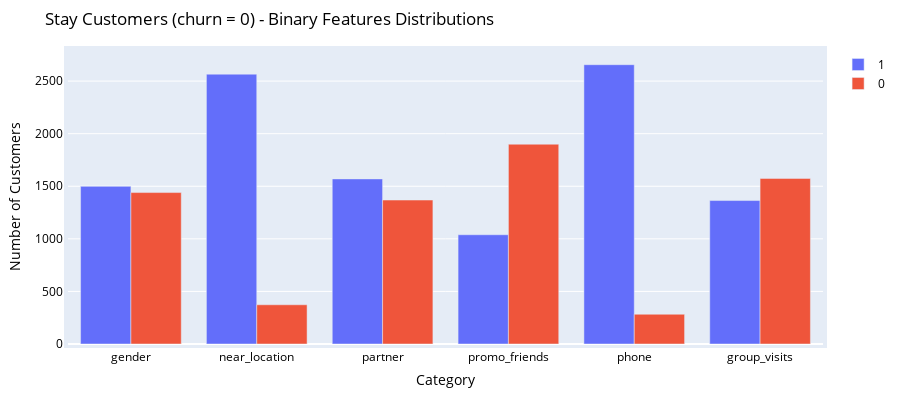
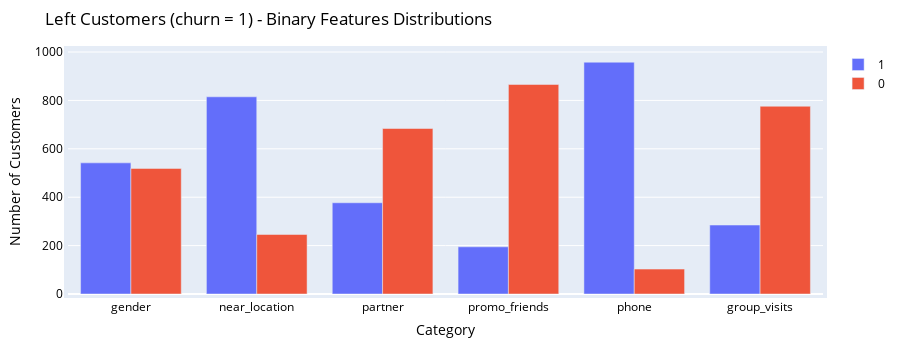

The code cell stored with these charts, in order, in its notebook:
### Markdown cell above
##### Method 2 - compare by group

### Code cell
# stay group:
# build a df with the count users for each binary features using the sum() (counts all users with '1' value)
df_stay_count = df_stay[binary[:-1]].sum(axis = 0).reset_index()
# rename the column to 'count_1'
df_stay_count = df_stay_count.rename(columns = {0: 'count_1'})
# calculate the difference between the df length (no. of total users) and the count_1, get the count of '0' values
df_stay_count['count_0'] = len(df_stay) - df_stay_count['count_1'] 

# plot histogram for stay users (churn = 0)
#layout = Layout(plot_bgcolor='rgba(0,0,0,0)')
fig = go.Figure()
fig.add_trace(go.Bar(x=df_stay_count['index'], y=df_stay_count['count_1'], name="1"))
fig.add_trace(go.Bar(x=df_stay_count['index'], y=df_stay_count['count_0'], name="0"))
fig.update_layout(autosize=False,width=900,height=400, margin=dict(l=10, r=10, b=20, t=50, pad=4))
fig.update_layout(
    title="Stay Customers (churn = 0) - Binary Features Distributions",
    xaxis_title="Category",
    yaxis_title="Number of Customers",
    font=dict(size=12, color="black"))
fig.show()


# churn group:
# build a df with the count users for each binary features using the sum() (counts all users with '1' value)
df_left_count = df_left[binary[:-1]].sum(axis = 0).reset_index()
# rename the column to 'count_1'
df_left_count = df_left_count.rename(columns = {0: 'count_1'})
# calculate the difference between the df length (no. of total users) and the count_1, get the count of '0' values
df_left_count['count_0'] = len(df_left) - df_left_count['count_1'] 


# plot histogram for left users (churn = 1)
#layout = Layout(plot_bgcolor='rgba(0,0,0,0)')
fig = go.Figure()
fig.add_trace(go.Bar(x=df_left_count['index'], y=df_left_count['count_1'], name="1"))
fig.add_trace(go.Bar(x=df_left_count['index'], y=df_left_count['count_0'], name="0"))
fig.update_layout(autosize=False,width=900,height=350,margin=dict(l=10, r=10, b=20, t=50, pad=4))
fig.update_layout(
    title="Left Customers (churn = 1) - Binary Features Distributions",
    xaxis_title="Category",
    yaxis_title="Number of Customers",
    font=dict(size=12, color="black"))
fig.show()

### Figure 1 — Plotly figure (JSON) as saved in the notebook; plotly's stock layout.template omitted (floating-point values rounded to 4 significant figures)
{"data": [{"name": "1", "type": "bar", "x": ["gender", "near_location", "partner", "promo_friends", "phone", "group_visits"], "y": [1499, 2566, 1570, 1039, 2656, 1364]}, {"name": "0", "type": "bar", "x": ["gender", "near_location", "partner", "promo_friends", "phone", "group_visits"], "y": [1440, 373, 1369, 1900, 283, 1575]}], "layout": {"autosize": false, "font": {"color": "black", "size": 12}, "height": 400, "margin": {"b": 20, "l": 10, "pad": 4, "r": 10, "t": 50}, "title": {"text": "Stay Customers (churn = 0) - Binary Features Distributions"}, "width": 900, "xaxis": {"title": {"text": "Category"}}, "yaxis": {"title": {"text": "Number of Customers"}}}}

### Figure 2 — Plotly figure (JSON) as saved in the notebook; plotly's stock layout.template omitted (floating-point values rounded to 4 significant figures)
{"data": [{"name": "1", "type": "bar", "x": ["gender", "near_location", "partner", "promo_friends", "phone", "group_visits"], "y": [542, 815, 377, 195, 958, 285]}, {"name": "0", "type": "bar", "x": ["gender", "near_location", "partner", "promo_friends", "phone", "group_visits"], "y": [519, 246, 684, 866, 103, 776]}], "layout": {"autosize": false, "font": {"color": "black", "size": 12}, "height": 350, "margin": {"b": 20, "l": 10, "pad": 4, "r": 10, "t": 50}, "title": {"text": "Left Customers (churn = 1) - Binary Features Distributions"}, "width": 900, "xaxis": {"title": {"text": "Category"}}, "yaxis": {"title": {"text": "Number of Customers"}}}}
